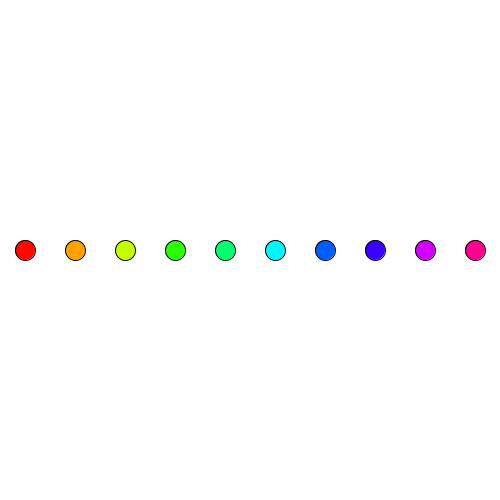
Frame 1 (no input)
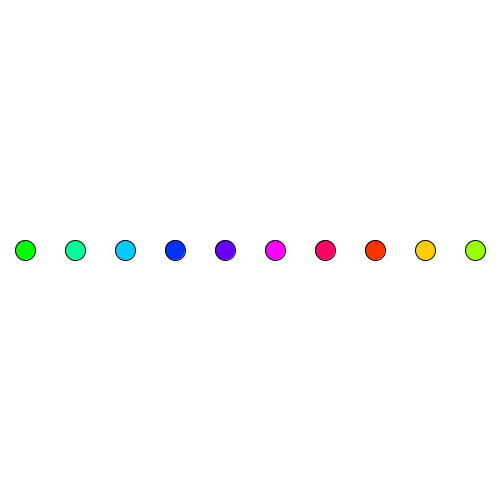
Frame 60 (the mouse pressed at the canvas centre just before this capture)
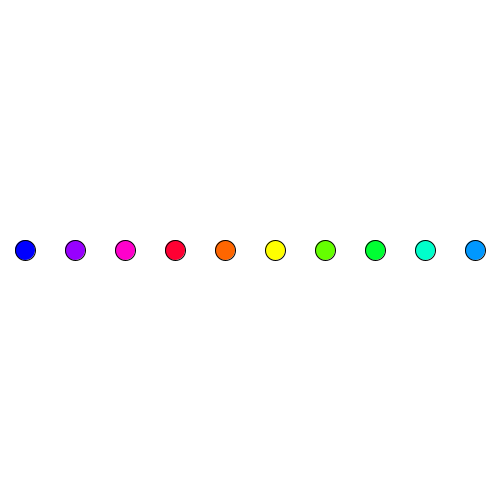
Frame 120 (the mouse held since frame 60 and released just before this capture)

The Processing sketch that drew these frames (run headless with seeded random() and noise(); from frame 60 on, the mouse is pressed at the canvas centre):

// Processing sketch: sketch_1_0_0_rainbow_ellipse
// ── sketch_1_0_0_rainbow_ellipse.pde
void setup(){
  size(500, 500);
  colorMode(HSB, 360, 100, 100);
}

void draw(){
 background(360);
 float colOff = frameCount*2;
 for(int i = 0; i < 10; i++){
   float col = map(i, 0, 10, 0, 360);
   fill((colOff+col)%360, 100, 100);//hue, saturation, brightness
   float x = map(i, 0, 10, 0, width)+25;
   ellipse(x, height/2, 20, 20);
 }
}
